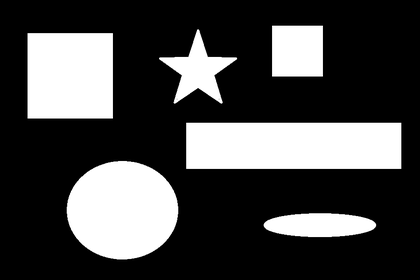
%> input picture original_2.png, 420 x 280 px, shrunk from 900 x 600 before the run
$ octave testprog.m   (GNU Octave 9; MATLAB toolbox functions it lacks are replaced by stand-ins)
%> lines starting %> are read from the running program, lines starting %| are printed output that depends on the picture; in (x1, y1, x2, y2) boxes, pixels count from 0 and x2, y2 are one past the last pixel; in counts of white or black regions, pixels touching at a corner belong together; the program's own positions count from 1
clc;
clear all;
close all;
I=imread('original_2.png');
%> I is the input picture: size 280x420x3 uint8; min 0, max 255, mean 70.9
A=I(:,:,1)/255;
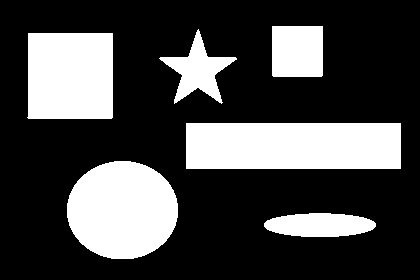
%> A: size 280x420 uint8; values 0 (black) and 1 (white), 27.8% white; 6 white regions, box (x1, y1, x2, y2) and area: (186, 123, 401, 169) 9890, (67, 161, 178, 259) 8617, (27, 33, 113, 119) 7310, (272, 26, 323, 77) 2599, (159, 29, 237, 104) 2160, (264, 213, 376, 237) 2132
[ra,ca]=size(A);
%> ra = 280; ca = 420
I=imread('obj2_5.png');
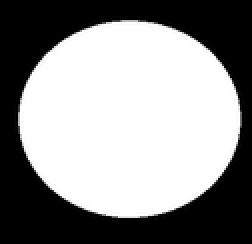
%> input picture obj2_5.png, 126 x 122 px, shrunk from 271 x 261 before the run (shown 2 times larger)
%> I is the input picture: size 122x126x3 uint8; min 0, max 255, mean 142.7
B=I(:,:,1)/255;
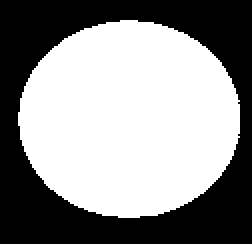
%> B: size 122x126 uint8 (shown 2 times larger); values 0 (black) and 1 (white), 55.9% white; 1 black region, box (x1, y1, x2, y2) and area: (0, 0, 126, 122) 6776
[rb,cb]=size(B);
%> rb = 122; cb = 126

Ac=1-A;
Bc=1-B;
temp1=0;

s=(rb-1)/2;
%> s = 60.5
t=(cb-1)/2;
%> t = 62.5
rc=ra+rb-1;
%> rc = 401
cc=ca+cb-1;
%> cc = 545

I_padded=zeros(rc,cc);
I_paddedc=zeros(rc,cc);
I_padded(1+s:(rc-s),1+t:(cc-t))=A;
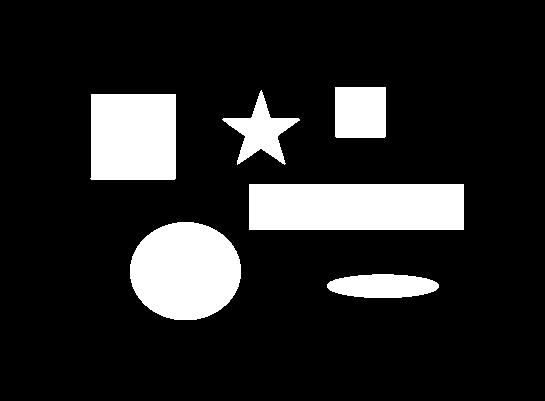
%> I_padded: size 401x545 double; values 0 (black) and 1 (white), 15% white; 6 white regions, box (x1, y1, x2, y2) and area: (249, 184, 464, 230) 9890, (130, 222, 241, 320) 8617, (90, 94, 176, 180) 7310, (335, 87, 386, 138) 2599, (222, 90, 300, 165) 2160, (327, 274, 439, 298) 2132
I_paddedc(1+s:(rc-s),1+t:(cc-t))=Ac;
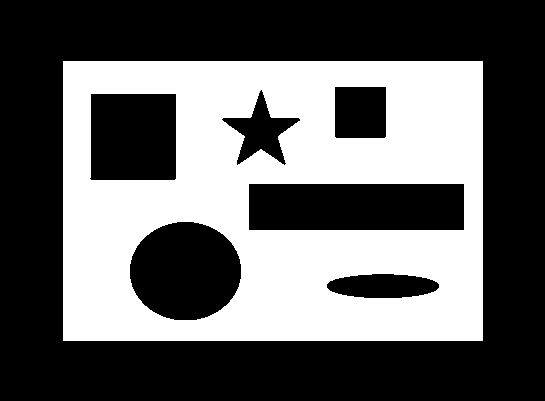
%> I_paddedc: size 401x545 double; values 0 (black) and 1 (white), 38.8% white; 1 white region, box (x1, y1, x2, y2) and area: (63, 61, 483, 341) 84892
I_f=zeros(rc,cc);

%--------------Computing the Gradient inverse for the entire image---------
%> (the run ends here)
